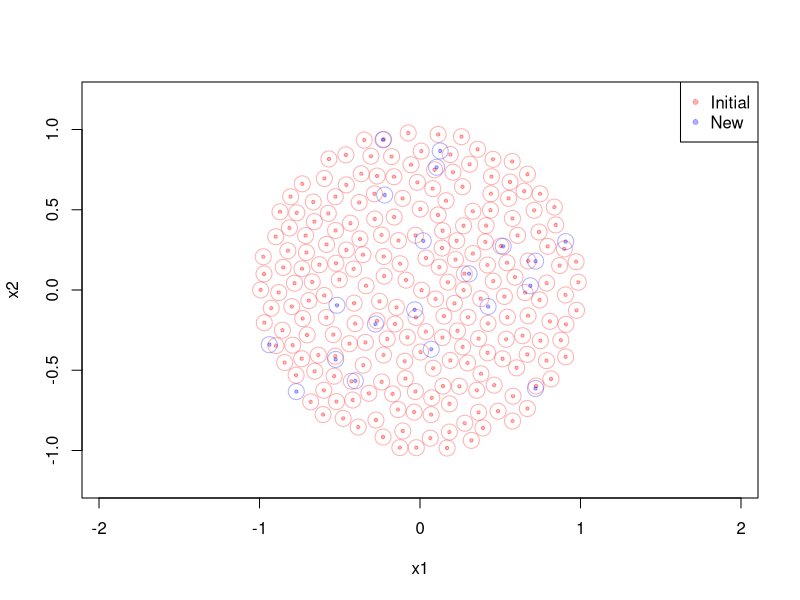
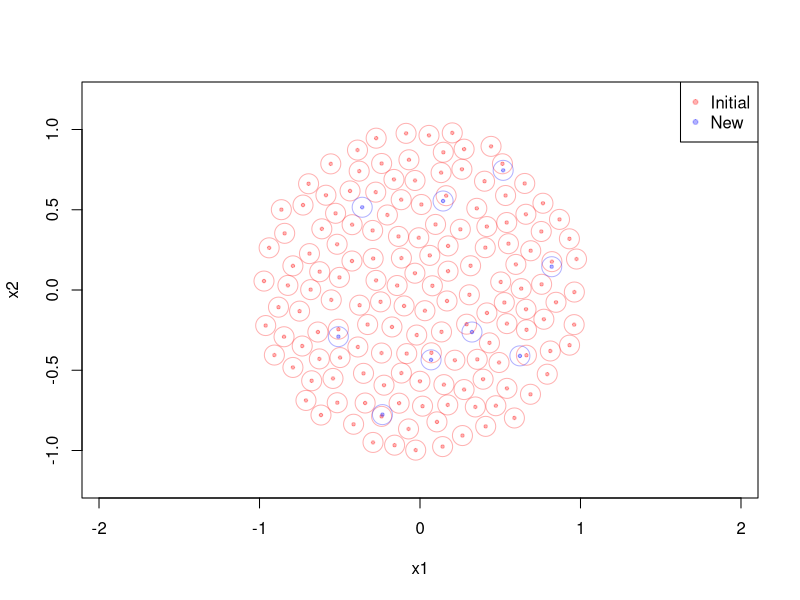

Write the R code that produced these figures, in order. (Note: this script raises an error after producing the figures.)
## ---- chunk 1
unif_circle <- function(threshold = 10000, r = 1, d = 0.1) {
    # dummy for DF that will contain the coordinates for points
    df <- data.frame(x1 = NA, x2 = NA)
    
    # counter for the num of times new suggested points were declined
    skipped <- 0
    # run while the number of rejections is lower than given threshold
    while (skipped < threshold) {
        # in order to present points on a circle, first, we sample two points
        # distributed uniformly then we choose only ones that are in the circle
        x1 <- runif(n = 1, min = -r, max = r)
        x2 <- runif(n = 1, min = -r, max = r)
        
        # boolen whether point w/ coordinates x1 and x2 lies on a disk
        in_circle <- sqrt(x1^2 + x2^2) <= r
        
        # if the point does lie on a dist
        if (in_circle) {
            # calculate the distances between each point and the suggested one
            neib_dist <- sqrt(abs(x1 - df$x1)^2 + abs(x2 - df$x2)^2)
            # calculate the num of points that is closer than d to the new point
            neib_numb <- sum(neib_dist < d, na.rm = TRUE)
            # boolean whether the suggested point has no points that is closer
            # than d to the new point or the suggested point is the first in DF
            no_neibor <- (neib_numb == 0) | is.na(neib_numb)
            
            # if the point does not have any neighbours
            if (no_neibor) {
                # add the suggested point to DF
                df <- rbind(df, c(x1, x2))
                # reset the counter
                skipped <- 0
            # if it already has a neighbouring point
            } else {
                # add to counter
                skipped <- skipped + 1
            }
        }
    }
    # reset the indexing (it is 2..n) --> 1..n
    df <- df[-1, ]
    rownames(df) <- NULL
    
    return(df)
}
## ---- chunk 2
gibbs_sampler <- function(sample_size, r, initial) {
    # reassign initial set to some var
    df <- initial
    # number of elements in the set
    n <- nrow(initial)
    
    # dummy DF that we expect to be filled with sampled points
    sampled <- data.frame(x1 = NA, x2 = NA)
    # iterate until we sample the needed amount of points 
    # (+ 1 because it already has one row with NA's which will be deleted)
    while (nrow(sampled) < sample_size + 1) {
        
        # a random unif value
        U <- runif(n = 1)
        # calculate 'I' which is the index that we exclude from 
        idx <- as.integer((n - 1) * U) + 1
        
        # generate two coordinates for a suggested point on a disk w/ radius r
        x1 <- runif(n = 1, min = -r, max = r)
        x2 <- runif(n = 1, min = -r, max = r)
        
        # boolean weither the suggested point is on the disk
        in_circle <- sqrt(x1^2 + x2^2) <= r
        
        # if it is on the disk
        if (in_circle) {
            # the neibourhood of the point with 'idx' index in 'df'
            # the 'df' is rbinded with 'sampled' because the 'sampled' points 
            # should not be within the neibourhood with other 'sampled' points
            nighbours <- rbind(df[-idx, ], sampled)
            
            # calculate all distances between the suggested point and all points
            # except the one that is in idx, i. e. I
            neib_dist <- sqrt(abs(x1 - nighbours$x1)^2 + abs(x2 - nighbours$x2)^2)
            # calculate the num of points that is closer than d to the new point
            neib_numb <- sum(neib_dist < d, na.rm = TRUE)
            # boolean whether the suggested point has no points that is closer
            # than d to the new point or the suggested point is the first in DF
            no_neibor <- (neib_numb == 0) | is.na(neib_numb)
            
            # if the point does not have any neighbours
            if (no_neibor) {
                # add the suggested point to sample df
                sampled <- rbind(sampled, c(x1, x2))
            }
        }
    }
    # Delets 1st row. The 'sampled' was initiated with one row that has two NAs
    sampled <- sampled[-1, ]
    # reset the indexing (it is 2..n) --> 1..n
    rownames(sampled) <- NULL
    return(sampled)
}
## ---- chunk 3
# the amount of declined points on initialization. The higher threshold 
# the lower \beta = P[no two points are within d of each other]
threshold <- 10000
# the lowest distance between neighbours
d <- 1 / 10
# number of suggested points in the gibbs sampler
sam_size <- 20
## ---- chunk 4
# initializing
init <- unif_circle(threshold = threshold, d = d)
# sampling using this initialization
smpl <- gibbs_sampler(sample_size = sam_size, r = 1, initial = init)
## ---- chunk 5
# plots the initial points (red)
plot(init, pch = 20, cex = 0.7, asp = 1, col = rgb(1, 0, 0, alpha = 0.3),
     xlim = c(-1.2, 1.2), ylim = c(-1.2, 1.2))
# add the generated ones to the plot (blue)
points(smpl, pch = 20, cex = 0.7, asp = 1, col = rgb(0, 0, 1, alpha = 0.3))
# also draw the neighourhoods for each point for initial set and gerenated
symbols(x = init$x1, y = init$x2, circles = rep(d / 2, nrow(init)), 
        inches = F, add = T, fg = rgb(1, 0, 0, alpha = 0.3))
symbols(x = smpl$x1, y = smpl$x2, circles = rep(d / 2, nrow(smpl)), 
        inches = F, add = T, fg = rgb(0, 0, 1, alpha = 0.3))
# add legend
legend(x = 'topright', c('Initial', 'New'), 
       col = c(rgb(1, 0, 0, alpha = 0.3), rgb(0, 0, 1, alpha = 0.3)),
       pch = c(20, 20), pt.bg = c('red', 'blue'))
## ---- chunk 6
threshold <- 10000
# number of suggested points in the gibbs sampler
need <- 9
# the lowest distance between neighbours
d <- 1 / 8
## ---- chunk 7
init <- unif_circle(threshold = threshold, r = 1, d = d)
smpl <- gibbs_sampler(sample_size = need, r = 1, initial = init)
## ---- chunk 8
# first plotting the initial (red) points
plot(init, pch = 20, cex = 0.7, asp = 1, col = rgb(1, 0, 0, alpha = 0.3),
     xlim = c(-1.2, 1.2), ylim = c(-1.2, 1.2))
# add the generated ones (blue) on the disk. In case they haven't been changed
# two colors mix up to (red + blue = purple)
points(smpl, pch = 20, cex = 0.7, asp = 1, col = rgb(0, 0, 1, alpha = 0.3))
# also draw the neighourhoods for each point for initial set and gerenated
symbols(x = init$x1, y = init$x2, circles = rep(d / 2, nrow(init)), 
        inches = F, add = T, fg = rgb(1, 0, 0, alpha = 0.3))
symbols(x = smpl$x1, y = smpl$x2, circles = rep(d / 2, nrow(smpl)), 
        inches = F, add = T, fg = rgb(0, 0, 1, alpha = 0.3))
# add legend
legend(x = 'topright', c('Initial', 'New'), 
       col = c(rgb(1, 0, 0, alpha = 0.3), rgb(0, 0, 1, alpha = 0.3)),
       pch = c(20, 20), 
       pt.bg = c('red', 'blue'))
## ---- chunk 9
print(smpl)
## ---- chunk 10
# return a random chessbord given number of queens for arbitrary chessboard
# matrix with 1 -- queen, 0 -- empty
init_cond <- function(queens, dims = c(8, 8)) {
    
    # if the number of queens is higher than the number of cells, raise an error
    if (prod(dims) < queens) {
        stop(paste('I cannot locate', queens, 'queens on', prod(dims), 'cells'))
    }
    
    # assign the dimentions of a needed chessboard
    dim_x <- dims[1]
    dim_y <- dims[2]
    # reserve a place for each queen
    chessboard <- matrix(data = 0, nrow = dim_x, ncol = dim_y)
    
    # until the number of queens left is not zero implement
    while (queens > 0) {
        # choose randomly the row and column positions
        idx_x <- floor(dim_x * runif(1) + 1)
        idx_y <- floor(dim_y * runif(1) + 1)
        
        # if the choosen cell is empty place a queen on it & reduce the counter
        if (chessboard[idx_x, idx_y] == 0) {
            chessboard[idx_x, idx_y] <- 1
            queens <- queens - 1
        }
    }
    return(chessboard)
}
## ---- chunk 11
# returns an error
init_cond(queens = 120, dims = c(8, 8)) # error
## ---- chunk 12
init_cond(queens = 8, dims = c(8, 8))
## ---- chunk 13
# also works with NxM dimention of a chessboard
init_cond(queens = 80, dims = c(9, 11))
## ---- chunk 14
# returns a list of neighbours for a given a queen (its index) and a condition
neighbourhood <- function(queen_idx, condition) {
    
    dim_x <- nrow(condition)
    dim_y <- ncol(condition)
    # for the sake of comprehension assign indeces to two different values
    i <- queen_idx[1]
    j <- queen_idx[2]
    # list of indices for each queen
    queens <- which(condition == 1, arr.ind = TRUE)
    # reserve a list
    neighbours <- list()
    
    ## in this problem there are four types of neighbouring:
    # vertical (|) neighbours for Q(i, j) are Q(k, j) 
    # for all k in [1, dim_x]
    domain <- seq(1, dim_x)
    
    # for each element in the domain
    for (d in 1:length(domain)) {
        k <- domain[d]
        
        # if the number of TRUEs is more than zero implement
        if (sum(queens[,1] == k & queens[,2] == j) > 0) {
            
            # to prevent: 'a queen is neighbour to herself'
            if (k != i) {
                # append the new index to the list
                neighbours <- c(neighbours, list(c(k, j)))
            }
        }
    }
    # horizontal (--) neighbours for Q(i, j) are Q(i, k) 
    # for all k in [1, dim_y]
    domain <- seq(1, dim_y)
    
    # for each element in the domain
    for (d in 1:length(domain)) {
        k <- domain[d]
        
        # if the number of TRUEs is more than zero implement
        if (sum(queens[,1] == i & queens[,2] == k) > 0) {
            
            # to prevent: 'a queen is neighbour to herself'
            if (k != j) {
                # append the new index to the list
                neighbours <- c(neighbours, list(c(i, k)))
            }
        }
    }
    # diag (\) neighbours for Q(i, j) are Q(i+k, j+k) 
    # for all k in [1-i, dim_x-i] intersect [1-j, dim_y-j]
    domain <- intersect(seq(1-i, dim_x-i), seq(1-j, dim_y-j))
    
    # for each element in the domain
    for (d in 1:length(domain)) {
        k <- domain[d]
        
        # if the number of TRUEs is more than zero implement
        if (sum(queens[,1] == (i + k) & queens[,2] == (j + k)) > 0) {
            
            # to prevent: 'a queen is neighbour to herself'
            if (k != 0) {
                # append the new index to the list
                neighbours <- c(neighbours, list(c((i + k), (j + k))))
            }
        }
    }
    # diag (/) neighbours for Q(i, j) are Q(i+k, j-k) 
    # for all k in [1-i, dim_x-i] intersect [-dim_y+j, -1+j]
    domain <- intersect(seq(1-i, dim_x-i), seq(-dim_y+j, -1+j))
    
    # for each element in the domain
    for (d in 1:length(domain)) {
        k <- domain[d]
        
        # if the number of TRUEs is more than zero implement
        if (sum(queens[,1] == (i + k) & queens[,2] == (j - k)) > 0) {
            
            # to prevent: 'a queen is neighbour to herself'
            if (k != 0) {
                # append the new index to the list
                neighbours <- c(neighbours, list(c((i + k), (j - k))))
            }
        }
    }
    return(neighbours)
}
## ---- chunk 15
set.seed(1)
# let's randomly place 5 queens on 4 by 3 chessboard
condition <- init_cond(queens = 5, c(4, 3))
print(condition)
# for the queen that is placed on (1, 3) - see above - we have three neighbours
neighbourhood(queen_idx = c(1, 3), condition)
## ---- chunk 16
# returns the number of queens that can be defeated by another given condition
energy <- function(condition) {
    
    dim_x <- nrow(condition)
    dim_y <- ncol(condition)
    # stays here! because it changes 
    queens <- which(condition == 1, arr.ind = TRUE)
    # reserve a list
    reachable <- list()
    
    # for each queen add its neighbours (the queens that can defeat this one)
    for (i in 1:nrow(queens)) {
        # assign the index to another variable
        queen_idx <- queens[i, ]
        # remove the names that were assigned by 'which' function above
        names(queen_idx) <- NULL
        # find the neighbours for a queen
        neighbours <- neighbourhood(queen_idx, condition)
        # add the neighbours to the list
        reachable <- c(reachable, neighbours)
    }
    # remove duplicates: Q(1, 1) defeats Q(2, 2) and vice-versa
    reachable <- unique(reachable)
    
    return(length(reachable))
}
## ---- chunk 17
set.seed(2)
# for the sake of example, let's create some state
condition <- init_cond(queens = 4, dims = c(5, 6))
print(condition)
# then we calculate the energy for this condition
print(energy(condition))
## ---- chunk 18
# returns a changed condition that is different from the prev. one by one queen
change_cond <- function(condition) {
    
    dim_x <- nrow(condition)
    dim_y <- ncol(condition)
    
    # save the old condition
    old_cond <- condition
    
    # set the number of changes that are needed to make
    counter <- 1
    
    # until the needed change is made run
    while (counter != 0) {
        # choose randomly the indices of a queen that we want to move
        idx_x_from <- floor(dim_x * runif(1) + 1)
        idx_y_from <- floor(dim_y * runif(1) + 1)
        # choose randomly the indices where we want to move it
        idx_x_to <- floor(dim_x * runif(1) + 1)
        idx_y_to <- floor(dim_y * runif(1) + 1)
        
        # if a random cell does contain a queen AND another is empty move it
        if (condition[idx_x_from, idx_y_from] == 1 &
            condition[idx_x_to, idx_y_to] == 0) {
            condition[idx_x_from, idx_y_from] <- 0
            condition[idx_x_to, idx_y_to] <- 1
            # reduce the counter
            counter <- counter - 1
        }
    }
    # assing a list with the new and the old conditions
    lst <- list('old' = old_cond, 'new' = condition)
    return(lst)
}
## ---- chunk 19
set.seed(3)
# # for the sake of example, let's create some another stae
condition <- init_cond(queens = 3, dims = c(3, 3))
print(condition)
## ---- chunk 20
# then we may change one of the elements and compare two states
states <- change_cond(condition)
print(states)
## ---- chunk 21
# returns whether to accept the new condition given both conditions and temperature
acceptance <- function(cond_old, cond_new, temperature) {
  
    # calculates the energy for both states
    energy_old <- energy(condition = cond_old)
    energy_new <- energy(condition = cond_new)
    
    # if the new energy is lower (we are minimizing) then accept
    if (energy_new < energy_old) {
      return(TRUE)
    } 
    
    # else accept new state with some probability 'prob'
    else {
      prob <- exp(-abs(energy_new - energy_old) / temperature)
      
      # if a randomly chosen value is lower than the probability accept
      if (runif(1) < prob) {
        return(TRUE)
      }
      else {
          return(FALSE)
      }
    }
}
## ---- chunk 22
# returns the state with the optimum that the algorithm found given # of queens,
# dimentions, and whether to show the progress
simulated_annealing <- function(queens, dims, verbose = FALSE, temp_max = 1,
                                temp_min = 0.001, rate = 0.999) {
    
    # initial temperature is the max
    temperature <- temp_max
    
    # let's start with some initial state
    condition <- init_cond(queens, dims)
    
    # until temperature is high enough implement
    while (temperature > temp_min) {
        
        # create a list with old and new conditions
        old_new_cond <- change_cond(condition)
        
        # if the new condition is accepted, assign it to the current condition
        # (see also how 'acceptance' func works)
        if (acceptance(old_new_cond$old, old_new_cond$new, temperature)) {
            condition <- old_new_cond$new
        }
        
        # reduce the temperature
        temperature <- temperature * rate
        
        # if a user chooses to see the progress print some intermediate steps
        if (verbose) {
            print(paste0('Energy: ', energy(condition), 
                         '; Temperature: ', round(temperature, 4)))
        }
    }
    return(condition)
}
## ---- chunk 23
set.seed(4)
# let's solve our task
sampled <- simulated_annealing(queens = 8, dims = c(8, 8))
print(sampled)
print(paste('Energy =', energy(condition = sampled)))
## ---- chunk 24
# let's repeat with another seed
set.seed(5)
# let's solve our task
sampled <- simulated_annealing(queens = 8, dims = c(8, 8))
print(sampled)
print(paste('Energy =', energy(condition = sampled)))
## ---- chunk 25
# returns an initial state for Gibbs' alg. given the values mentioned above
initial_draw <- function(n, range, d) {
    
    # error-check whether we can locate 'n' points on the given segment
    # for ex: at most 3 points might be located on [0, 1] with d = 0.5 :
    # 0.0, 0.5, 1.0.
    if ((n - 1) * d >= diff(range)) {
        stop(paste0('I cannot locate ', n, 
                    ' points with no neighbours on a segment [', range[1], ', ', 
                    range[2], '] because n * d is higher or equal than range'))
    }
    # to start the 'while'-loop we assign some arbitrary constant to it
    how_many_neighbours <- 1
    
    # the sum() is used since the 'neighbours' is a vector of booleans
    # repeat untile there is no neighbour that is close than d to a point
    while (how_many_neighbours != 0) {
        # randomly draw 'n' draws from uniform distribution given 'range'
        smpl <- runif(n, min = range[1], max = range[2])
        # combn() calculates difference for all 'n'-choose-'m' elements of smpl
        # since our purpose is to calculate distance, we take abs()
        distances <- abs(combn(x = smpl, m = 2, FUN = diff))
        # how many neighbours that is close than d to a point
        how_many_neighbours <- sum(distances < d)
    }
    return(smpl)
}
## ---- chunk 26
print(initial_draw(n = 2, d = 0.1, range = c(0, 1)))
print(initial_draw(n = 4, d = 0.1, range = c(0, 1)))
print(initial_draw(n = 20, range(-100, 100), d = 3))
## ---- chunk 27
# impossible to locate 12 poins on [0, 1] with d = 0.1
print(initial_draw(n = 12, d = 0.1, range = c(0, 1))) # error
## ---- chunk 28
# impossible to calculate distance for one point
print(initial_draw(n = 1, d = 0.1, range = c(0, 1))) # error
## ---- chunk 29
# returns a df with 'n' cols, 'size' rows. The points draw from segment 
# that is specified by 'range'. Neighbourhood distance is at least 'd'.
sampler_gibbs <- function(size, n, range, d) {
    # returns an initial state for Gibbs' alg. given the values mentioned above
    initial_draw <- function(n, range, d) {
        
        # error-check whether we can locate 'n' points on the given segment
        # for ex: at most 3 points might be located on [0, 1] with d = 0.5 :
        # 0.0, 0.5, 1.0.
        if ((n - 1) * d >= diff(range)) {
            stop(paste0('I cannot locate ', n, 
                        ' points with no neighbours on a segment [', range[1], 
                        ', ', range[2], 
                        '] because n * d is higher or equal than range'))
        }
        # to start the 'while'-loop we assign some arbitrary constant to it
        how_many_neighbours <- 1
        
        # the sum() is used since the 'neighbours' is a vector of booleans
        # repeat untile there is no neighbour that is close than d to a point
        while (how_many_neighbours != 0) {
            # randomly draw 'n' draws from uniform distribution given 'range'
            smpl <- runif(n, min = range[1], max = range[2])
            # combn() calculates difference for all 'n'-choose-'m' elements of smpl
            # since our purpose is to calculate distance, we take abs()
            distances <- abs(combn(x = smpl, m = 2, FUN = diff))
            # how many neighbours that is close than d to a point
            how_many_neighbours <- sum(distances < d)
        }
        return(smpl)
    }
    
    # let's initilize our Gibbs' sampler
    initial_state <- initial_draw(n, range, d)
    # create a df with the first draw that is the initial state
    sampled <- data.frame(t(initial_state))
    
    # until we don't have the needed number of draws, impliment
    while (nrow(sampled) < size) {
        
        # just to start the loop assign initial state to a candidate variable
        # that will be appended to the df that will be returned
        candidate <- initial_state
        
        # start counter
        counter <- 0
        # 'counter' is the number of times that we run the main step of
        # Gibbs' algorithm. It depends on the number of points 'n' and arbitrary 
        # const (5). 
        # Shuffle until counter is lower than (n * const)
        while (counter < (n * 5)) {
            # a random unif value
            U <- runif(n = 1)
            # calculate 'I' which is the index that we exclude from 
            idx <- as.integer(n * U) + 1
            # a random value that replaces a idx-th point in the initial state
            X <- runif(n = 1, min = range[1], max = range[2])
            # concatenate initial state w/o idx-th element and 'X'
            changed_candid <- c(candidate[-idx], X)
            # combn() calculates difference for all 'n'-choose-'m' elements of smpl
            # since our purpose is to calculate distance, we take abs()
            distances <- abs(combn(x = changed_candid, m = 2, FUN = diff))
            # how many neighbours that is close than d to a point
            how_many_neighbours <- sum(distances < d)
            
            # if we don't have a neighbour that is close than d to a point
            if (how_many_neighbours == 0) {
                # then assign it as our candidate
                candidate <- changed_candid
                # increase the counter (see 'while'-loop)
                counter <- counter + 1
            }
        }
        
        # rbind the candidate that we draw after shuffling and replacing elements
        sampled <- rbind(sampled, candidate)
    }
    return(sampled)
}
## ---- chunk 30
# let's solve our task
temp <- sampler_gibbs(size = 100, n = 3, range = c(0, 1), d = 0.1)
print(head(temp, 10))

# then we may plot the empirical distribution for a bit larger sample
temp <- sampler_gibbs(size = 5000, n = 3, range = c(0, 1), d = 0.1)
plot(density(temp$X1, from = 0, to = 1), ylim = c(0, 1.1), 
     main = 'Density of the distribution of 3 points on a segment', col = 'red')
lines(density(temp$X2, from = 0, to = 1), col = 'blue')
lines(density(temp$X3, from = 0, to = 1), col = 'green')
## ---- chunk 31
temp <- sampler_gibbs(size = 10, n = 5, range = c(-2, 3), d = 0.5)
print(temp)
## ---- chunk 32
# returns the ratio of the number when the product of all x_i is higher than 120
Gibbs_prob <- function(iter = 1000) {
    # let's choose an arbitrary set of numbers that sum up to 15
    numbers <- seq(5)
    # start counter
    counter <- 0
    
    # repeat the following 'iter'times
    for (i in seq(iter)) {
        
        # choose indices of elements that will be replaced
        idx1 <- as.integer(5 * runif(1)) + 1
        idx2 <- as.integer(5 * runif(1)) + 1
        
        # make sure that indices are not the same
        while (idx1 == idx2) {
            idx2 <- as.integer(5 * runif(1)) + 1
        }
        
        # according to the prove 260 page we may calculate the rate as follows
        rate <- abs(1/idx1 - 1/idx2)
        # plug calculated rate into distribution
        x <- rexp(n = 1, rate)
        # replace the 'idx1' elem
        numbers[idx1] <- x
        # in order to keep the sum equal to 15 subtract all element excep for one
        numbers[idx2] <- 15 - sum(numbers[-idx2])
        
        # if the product of all numbers is 120 increase the counter
        if (prod(numbers) > 120) {
            counter <- counter + 1
        }
    }
    return(counter / iter)
}
## ---- chunk 33
print(Gibbs_prob(iter = 10))
print(Gibbs_prob(iter = 100))
print(Gibbs_prob(iter = 1000))
print(Gibbs_prob(iter = 10000))
print(Gibbs_prob(iter = 100000))
print(Gibbs_prob(iter = 1000000))
